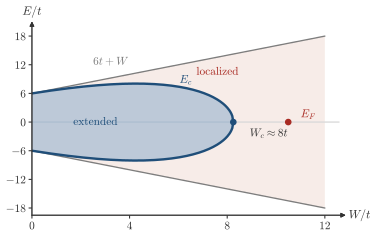

The Python source for this figure:
"""Session 9, Section 9.10b, a sketch of the mobility edges of the three-dimensional Anderson model, w_n uniform in [-W,W].

The grey lines are the band edges +-(6t + W): the clean cubic lattice has its band in [-6t, 6t], and the random onsite
energy adds at most W in each direction. The asserts below check that every level of cubes of 8^3 sites lies inside
them, for W = 2t, 6t and 12t. The blue curve is a guide for the eye. Its end point is a number of numerical work on
the 3D Anderson model, W_c = 16.5t for the full width 2W of the box, so W_c = 8.25t, which the caption gives as about
8t. That number is not computed here. Its height at W = 5t is about 8t, above E = 7t, since the level statistics of
cubes of 10^3 and 12^3 sites at W = 5t are those of extended states up to E = 7t, which
webnotes/checks/session09/g6_10b_random_disorder.py asserts. The window from 7t to 8t gives 0.51 to 0.53, close to the
edge, and it is not asserted. The first guide, 6 sqrt(1 - (W/W_c)^2), stood at 4.7t there and put these extended states
outside the curve.
The axes have ticks at W = 0, 4, 8, 12 and E = +-6, +-12, +-18, and the window holds the band edges up to W = 12t."""
import os, sys
sys.path.insert(0, os.path.join(os.path.dirname(os.path.abspath(__file__)), ".."))
import numpy as np
import style

# every level of a disordered cube lies inside +-(6t + W)
L = 8
idx = np.arange(L ** 3).reshape(L, L, L)
H0 = np.zeros((L ** 3, L ** 3))
for axis in range(3):
    j = np.roll(idx, -1, axis=axis).ravel()
    H0[idx.ravel(), j] = H0[j, idx.ravel()] = -1.0
assert np.allclose(np.linalg.eigvalsh(H0)[[0, -1]], [-6, 6])          # the clean band, from -6t to 6t
rng = np.random.default_rng(3)
for Wt in (2.0, 6.0, 12.0):
    e = np.linalg.eigvalsh(H0 + np.diag(Wt * (2 * rng.random(L ** 3) - 1)))
    assert np.all(np.abs(e) < 6 + Wt), (Wt, e[0], e[-1])

Wc = 8.25      # 16.5 t for a box of full width 16.5 t, i.e. w_n in [-W,W] with W = 8.25 t (numerical result, band center)
W = np.linspace(0, Wc, 200)
Ec = (6 + 0.8 * W) * np.sqrt(1 - (W / Wc) ** 2)      # a guide for the eye, with its end point W_c and its height at 5t
Wl = np.linspace(0, 12, 200)
edge = 6 + Wl
assert abs(Ec[0] - 6) < 1e-12 and abs(Ec[-1]) < 1e-12                # the clean band edge at W = 0, and zero at W_c
assert np.all(Ec[1:] < 6 + W[1:])                                    # inside the band edges at every W
E5 = (6 + 0.8 * 5) * np.sqrt(1 - (5 / Wc) ** 2)
assert 7.8 < E5 < 8.1, E5                                             # about 8t at W = 5t, above the 7t of the caption

fig, ax = style.figure(height_cm=6.4, width_cm=10.5)
ax.fill_between(Wl, -edge, edge, color=style.WARM, alpha=0.18, lw=0, zorder=0)
ax.fill_between(W, -Ec, Ec, color=style.LIGHT, alpha=0.45, lw=0)
ax.plot(Wl, edge, color=style.MUTED, lw=1.0); ax.plot(Wl, -edge, color=style.MUTED, lw=1.0)
ax.plot(W, Ec, color=style.ACCENT); ax.plot(W, -Ec, color=style.ACCENT)
ax.set_xlim(0, 12.6); ax.set_ylim(-19.5, 19.5)
style.arrows(ax, xlabel=r'$W/t$', ylabel=r'$E/t$', ticks=True)
ax.set_xticks([0, 4, 8, 12]); ax.set_xticklabels(['0', '4', '8', '12'])
ax.set_yticks([-18, -12, -6, 0, 6, 12, 18]); ax.set_yticklabels(['$-18$', '$-12$', '$-6$', '0', '6', '12', '18'])
ax.tick_params(length=2.5, pad=2)
style.guide(ax, y=0)
style.label(ax, 2.6, 0, 'extended', color=style.ACCENT, fontsize=8.5)
style.label(ax, 7.6, 10.5, 'localized', color=style.BROKEN, fontsize=8.5)
style.label(ax, 6.3, 8.8, r'$E_c$', color=style.ACCENT, fontsize=8.5)
style.label(ax, 3.2, 12.6, r'$6t+W$', color=style.MUTED, fontsize=8.5)
style.label(ax, 9.7, -2.4, r'$W_c\approx8t$', color=style.INK, fontsize=8.5)
ax.plot([Wc], [0], 'o', color=style.ACCENT, ms=4)
ax.plot([10.5], [0], 'o', color=style.BROKEN, ms=4)
style.label(ax, 11.3, 1.6, r'$E_F$', color=style.BROKEN, fontsize=8.5)
style.save(fig, __file__)
